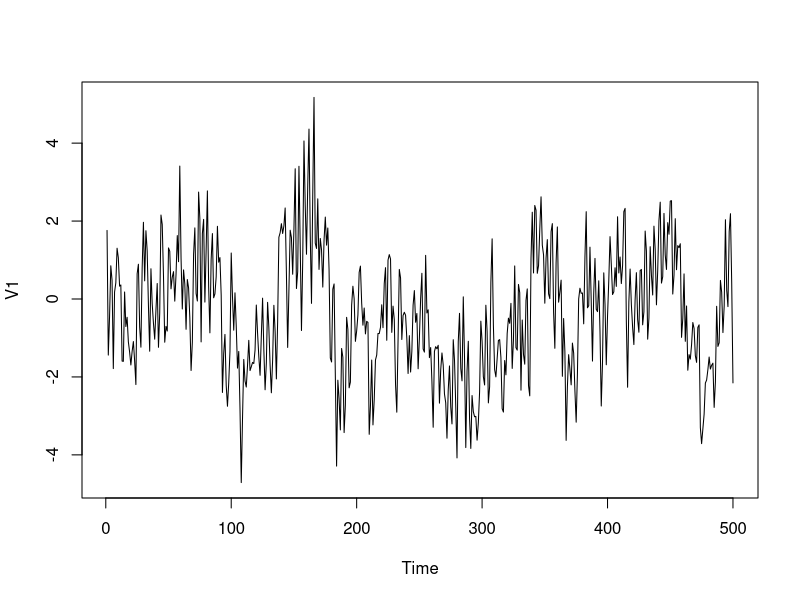
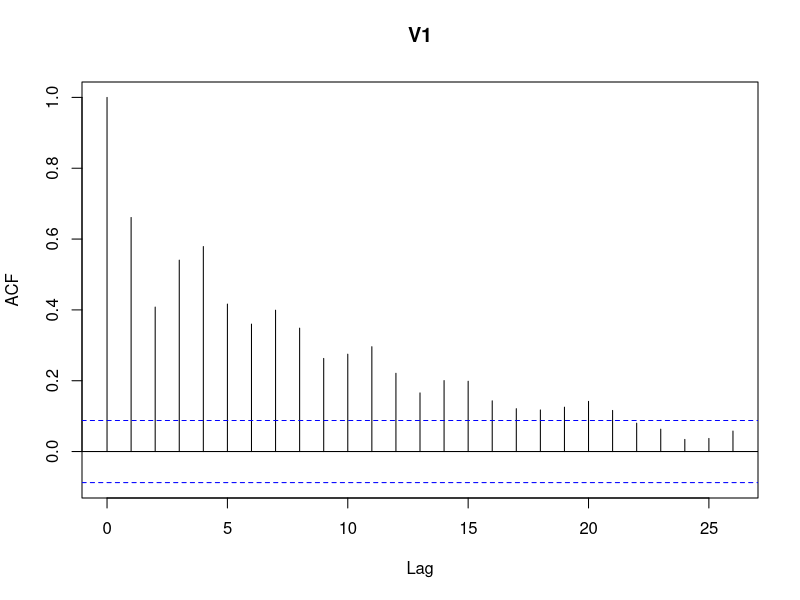
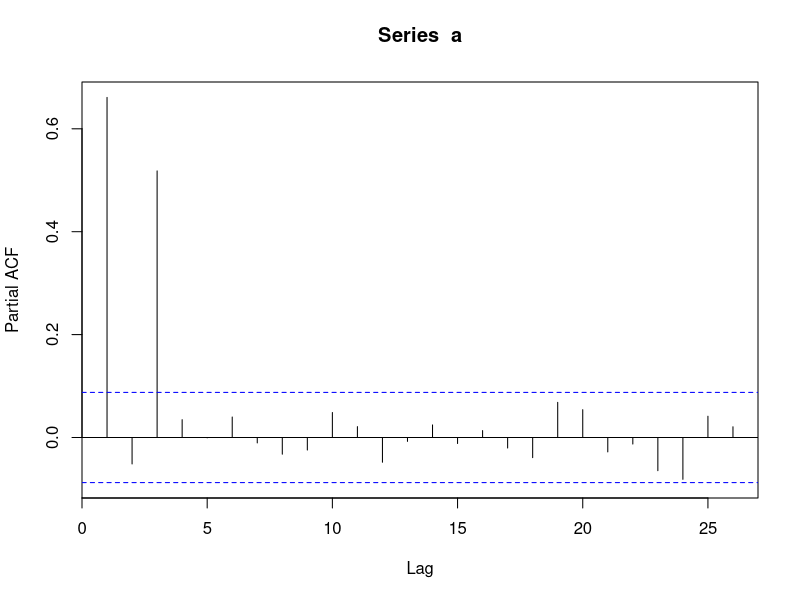

R code for these plots, in order: (Note: this script raises an error after producing the figures.)
## ---- chunk 1
a = ts(read.csv('test_2_data.csv',header= FALSE))
plot(a); acf(a);pacf(a)
## ---- chunk 2
AR3.fit = arima(X,c(3,0,0))
AR3.pred = predict(AR3.fit,n.ahead=30)
AR3.pred 
## ---- chunk 3
plot(X,xlim=c(450,530),type='o', pch=20)
lines(AR3.pred$pred, col=2, pch=20, type='o')
lines(AR3.pred$pred+1.96*AR3.pred$se, col=3, pch=20, type='o')
lines(AR3.pred$pred-1.96*AR3.pred$se, col=3, pch=20, type='o')
## ---- chunk 4
AR3.fit$coef["intercept"]

## ---- chunk 5
#N=1000; W=rnorm(N); V=rnorm(N)
#X=filter(W, .75, method="recursive")
#Y=filter(V, -.75, method="recursive")

# or, simpler
X=arima.sim(list(ar=.75),1000)
Y=arima.sim(list(ar=-.75),1000)


## ---- chunk 6
Z=X+Y
acf(Z); pacf(Z)
fitZ=arima(Z,order=c(2,0,0))

## ---- chunk 7
Zpred = predict(fitZ,n.ahead=30)$pred
## ---- chunk 8


